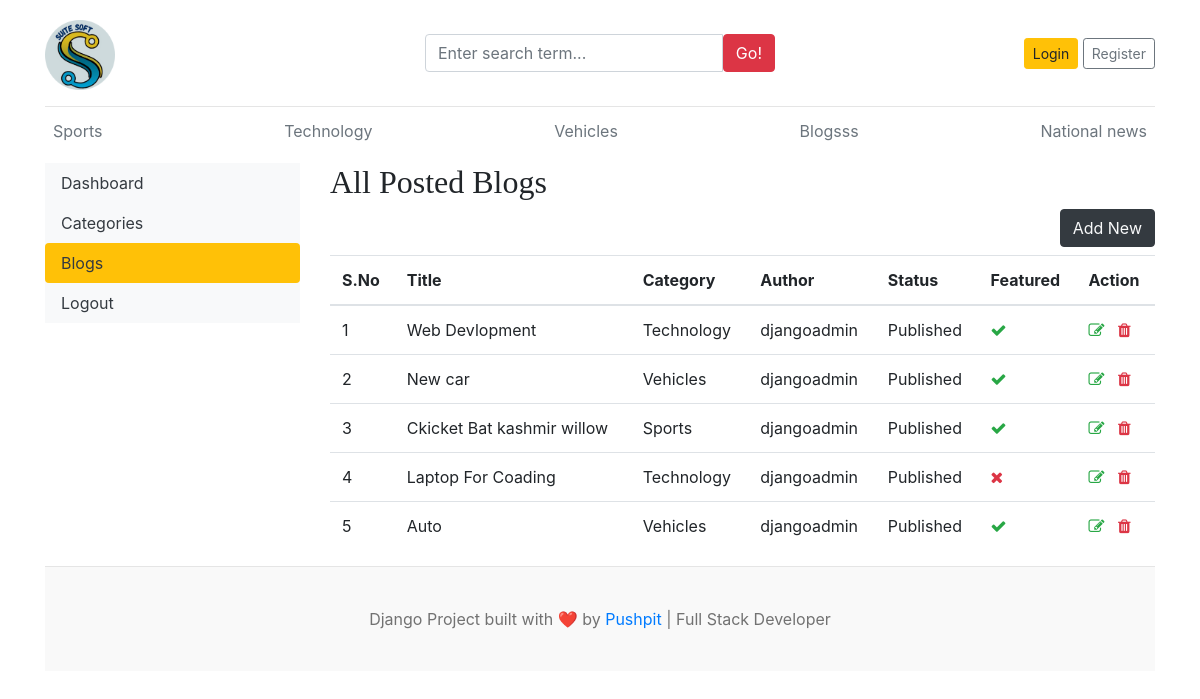
The app's page /dashboard/posts/ with its own data.
### blogs/models.py (models this page shows, shortened)
class Logo(models.Model):
    event_name = models.CharField(max_length=100)
    logo_image = models.ImageField(upload_to='logos/')
    uploaded_at = models.DateTimeField(auto_now_add=True)

class Category(models.Model):
    category_name = models.CharField(max_length=100, unique=True)
    created_at = models.DateTimeField(auto_now_add=True)
    updated_at = models.DateTimeField(auto_now=True)
    class Meta:
        verbose_name_plural = "Categories"
    def __str__(self):
        return self.category_name

class Blog(models.Model):
    title = models.CharField(max_length=200)
    slug = models.SlugField(max_length=200, unique=True, blank=True)
    category = models.ForeignKey(Category, on_delete=models.CASCADE)
    author = models.ForeignKey(User, on_delete=models.CASCADE)
    featured_image = models.ImageField(upload_to='uploads/%Y/%m/%d')
    short_description = models.TextField(max_length=500)
    blog_body = models.TextField(max_length=5000)
    status = models.CharField(choices=STATUS_CHOICES, default='Draft', max_length=20)
    is_featured = models.BooleanField(default=False)
    created_at = models.DateTimeField(auto_now_add=True)
    updated_at = models.DateTimeField(auto_now=True)

### dashboards/views.py (the view)
# urls.py: path('posts/', views.posts, name='posts'),
def posts(request):
    posts = Blog.objects.all()
    context = {
        'posts': posts,
    }
    return render(request, 'dashboard/posts.html', context)

### blogs/context_processors.py (called while the page is built)
def get_categories(request):
    categories = Category.objects.all()
    return dict(categories=categories)

def get_logo(request):
    latest_logo = Logo.objects.order_by('-uploaded_at').first()
    return dict(latest_logo = latest_logo)

def get_social_links(request):
    social_links = SocialLink.objects.all()
    return dict(social_links = social_links)

### templates/dashboard/posts.html (shortened to what this page needs)
{% extends 'base.html' %}
{% block content %}
<div class="row">
 {% include 'dashboard/sidebar.html' %}
  <div class ="col-md-9">
    <h2> All Posted Blogs </h2>
    <a href="{% url 'add_post' %}"class="btn btn-dark text-light float-right mb-2">Add New</a>
    <table class="table table-hover">
    <thead>
      <tr>
        <th>S.No</th>
        <th>Title</th>
        <th>Category</th>
        <th>Author</th>
        <th>Status</th>
        <th>Featured</th>
        <th>Action</th>
      </tr>
    </thead>
    <tbody>
      {% for post in posts %}
      <tr>
        <td>{{ forloop.counter }}</td>
        <td>{{ post.title }}</td>
        <td>{{ post.category }}</td>
        <td>{{ post.author }}</td>
        <td>{{ post.status }}</td>
        <td>{% if post.is_featured %}<i class="fa fa-check text-success"></i>{% else %}<i class="fa fa-times text-danger"></i>{% endif %}</td>
        <td>
          <a href="{% url 'edit_post' post.id %}"><i class="fa fa-edit text-success"></i></a>
          <a href="{% url 'delete_post' post.id %}"><i class="fa fa-trash text-danger"></i></a>
          </td>
      </tr>
{% endfor %}
    </tbody>
  </table>
</div>
</div>
{%  endblock  %}

### templates/base.html (shortened to what this page needs)
{% load static %}
<!DOCTYPE html>
<html lang="en">
<head>
    <link href="https://getbootstrap.com/docs/4.0/dist/css/bootstrap.min.css" rel="stylesheet">
    <link href="{% static 'css/blog.css' %}" rel="stylesheet">
    <link rel="stylesheet" href="https://cdnjs.cloudflare.com/ajax/libs/font-awesome/4.7.0/css/font-awesome.min.css">
  </head>
<body>
    <div class="container">
      <header class="blog-header py-3">
        <div class="row flex-nowrap justify-content-between align-items-center">
          <div class="col-4 pt-1">
            {% if latest_logo %}
            <img src="{{ latest_logo.logo_image.url }}" alt="Logo" class="img-fluid" style="max-height: 70px;">
            {% endif %}
          </div>
          <div class = "col-4">
            <form action ="{% url 'search' %}" method="GET">
              <div class="input-group">
                        <input class="form-control" type="text" name="keyword" value ="{{ keyword }}" placeholder="Enter search term..." aria-label="Enter search term..." aria-describedby="button-search" />
                        <button type="submit" class="btn btn-danger" id="button-search" type="button">Go!</button>
                    </div>
            </form>
          </div>
          <div class="col-4 d-flex justify-content-end align-items-center">
            {% if not user.is_authenticated %}
            <a class="btn btn-sm btn-warning" href="{% url 'login' %}">Login</a> &nbsp;
            <a class="btn btn-sm btn-outline-secondary" href="{% url 'register' %}">Register</a>
            {% else %}
            <span><a href ="{% url 'dashboard' %}">Dashboard</a> </span>
            &emsp;
            <span><a href ="{% url 'logout' %}">Logout</a></span>
            {% endif %}
          </div>
        </div>
      </header>
      <div class="nav-scroller py-1 mb-2">
        <nav class="nav d-flex justify-content-between">
          {% for cate in categories %}
          <a class="p-2 text-muted" href="{% url 'posts_by_category' cate.id %}">{{ cate.category_name }}</a>
          {% endfor %}
        </nav>
      </div>
{% block content %}
{% endblock %}
<footer class="blog-footer">
  <p>Django Project built with ❤️ by <a href="https://www.pushpit-portfolio.site/" target="_blank" rel="noopener noreferrer">Pushpit</a> | Full Stack Developer </p>
</footer>
</body>
</html>

### blog_main/static/css/blog.css (style rules this page uses)
.blog-header { border-bottom: 1px solid #e5e5e5; }
h1, h2, h3, h4, h5, h6 { font-family: "Playfair Display", Georgia, "Times New Roman", serif; }
.blog-footer { padding: 2.5rem 0; color: #727272; text-align: center; background-color: #f9f9f9; border-top: .05rem solid #e5e5e5; }
.blog-footer p:last-child { margin-bottom: 0; }

### records on screen
Logo: logo_image (picture)
Category: category_name "Sports"
Category: category_name "Technology"
Category: category_name "Vehicles"
Category: category_name "Blogsss"
Category: category_name "National news"
Blog: title "Web Devlopment", category "Technology", author "djangoadmin", status "Published", is_featured True (drawn)
Blog: title "New car", category "Vehicles", author "djangoadmin", status "Published", is_featured True (drawn)
Blog: title "Ckicket Bat kashmir willow", category "Sports", author "djangoadmin", status "Published", is_featured True (drawn)
Blog: title "Laptop For Coading", category "Technology", author "djangoadmin", status "Published", is_featured False (drawn)
Blog: title "Auto", category "Vehicles", author "djangoadmin", status "Published", is_featured True (drawn)
